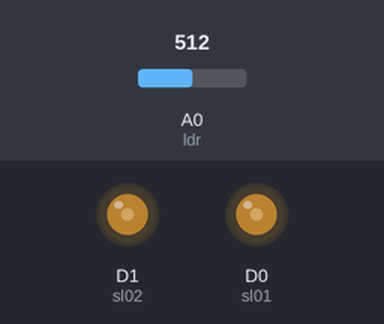
A sketch run on a simulated ESP8266 (NodeMCU). On the bench: output pins drawn as LEDs (lit = HIGH). The test bench sets the inputs (shaded band); at power-on: A0 (ldr) = 512. WiFi joins after 1.5 s; servers stay silent unless stated.

Above: at 3.0 s.
3.1 s: A0 (ldr) set to 308
4.6 s: A0 (ldr) set to 289
At 5.4 s:
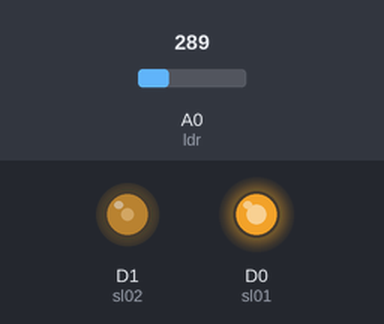
7.6 s: A0 (ldr) set to 306
At 8.2 s:
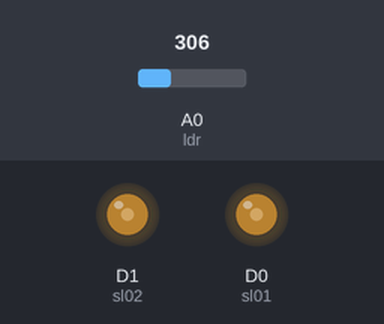
9.1 s: A0 (ldr) set to 290
At 9.9 s:
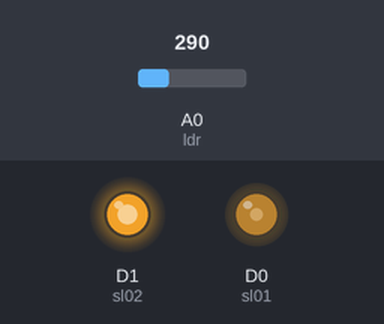
11.6 s: A0 (ldr) set to 310
At 12.8 s:
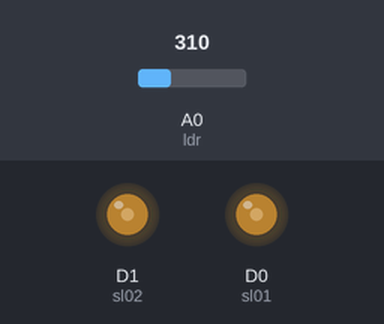
Timing chart, 0 to 14.6 s (numbered marks = the images above; inputs shaded):
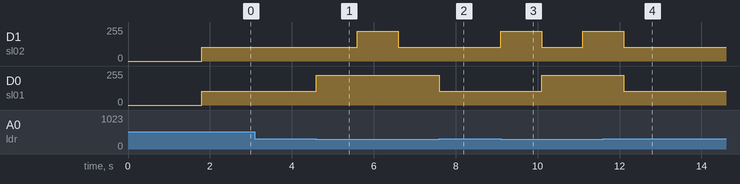

Measured:
- the behaviour switches between 300 and 299 on A0 (ldr) (found by bisection; images 0 and 1)
- after the input at 3.1 s, every drawn part: stays the same
- after the input at 4.6 s, D1 (sl02): 102/255 → 225/255 after 1.0 s, → 102/255 1.0 s later; D0 (sl01): 102/255 → 225/255 at once
- after the input at 7.6 s, D1 (sl02): stays 102/255 (without the input it goes to 225/255 after 0.00 s); D0 (sl01): 225/255 → 102/255 at once
- after the input at 9.1 s, D1 (sl02): 102/255 → 225/255 at once, → 102/255 1.0 s later, → 225/255 1.0 s later; D0 (sl01): 102/255 → 225/255 after 1.0 s
- after the input at 11.6 s, D1 (sl02): goes on until 12.1 s, then stays 102/255; D0 (sl01): 225/255 → 102/255 after 0.50 s

The sketch:

ubidots-sasms1.ino
```cpp
#include <Blynk.h>
#define BLYNK_PRINT Serial
#include <ESP8266WiFi.h>
#include <BlynkSimpleEsp8266.h>

char auth[] = "tpv27iz5lL3vX9fDCEw5ka-AXJCaJt-C";
char ssid[] = "msiTEST";
char pass[] = "msiTEST1234";

//~~~~ pin definition starts ~~~~~~~~~~
//ldr
int ldr = A0;
int ldrStat;

//sl03 + ir03Stat = 0;
int sl01 = D0;
int ir01 = D5;

//sl04 + ir04
int sl02 = D1;
int ir02 = D6;

// define pwm value for each condition - use digitalWrite(x,LOW) for off
int dim = 102;
int full = 225;

WidgetLED ir1(V9);
WidgetLED ir2(V10);
//~~~~~~~~~~~~~ pin definition ends ~~~~~~~~~~~~

void setup(){
  Serial.begin(115200); // Initialisation of serial communication
  Blynk.begin(auth, ssid, pass);
  Blynk.syncAll();

  //variables and pins initialisation
  pinMode(ldr, INPUT);

  pinMode(sl01, OUTPUT);
  pinMode(ir01, INPUT);

  pinMode(sl02, OUTPUT);
  pinMode(ir02, INPUT);
}

void loop(){
  ldrStat = analogRead(ldr);
  Blynk.virtualWrite(V4,ldrStat);

  if (ldrStat <= 700){
    analogWrite (sl01, dim);
    analogWrite (sl02, dim);

    Blynk.virtualWrite(V7, 40);
    Blynk.virtualWrite(V8, 40);

    ir1.off();
    ir2.off();

      if(analogRead(ir01) < 300){
        analogWrite(sl01, full);
        delay(1000);

        Blynk.virtualWrite(V7, 100);
        ir1.on();
      } else {
        analogWrite(sl01,dim);

        Blynk.virtualWrite(V7,40);
        ir1.off();
      }

      if(analogRead(ir02) < 300){
        analogWrite(sl02, full);
        delay(1000);

        Blynk.virtualWrite(V8, 100);
        ir2.on();
      } else {
        analogWrite(sl02,dim);

        Blynk.virtualWrite(V8,40);
        ir2.off();
      }
  } else {
    digitalWrite(sl01,LOW);
    digitalWrite(sl02,LOW);

    Blynk.virtualWrite(V7,0);
    Blynk.virtualWrite(V8,0);
    ir1.off();
    ir2.off();
  }
  Blynk.run();
}
```
